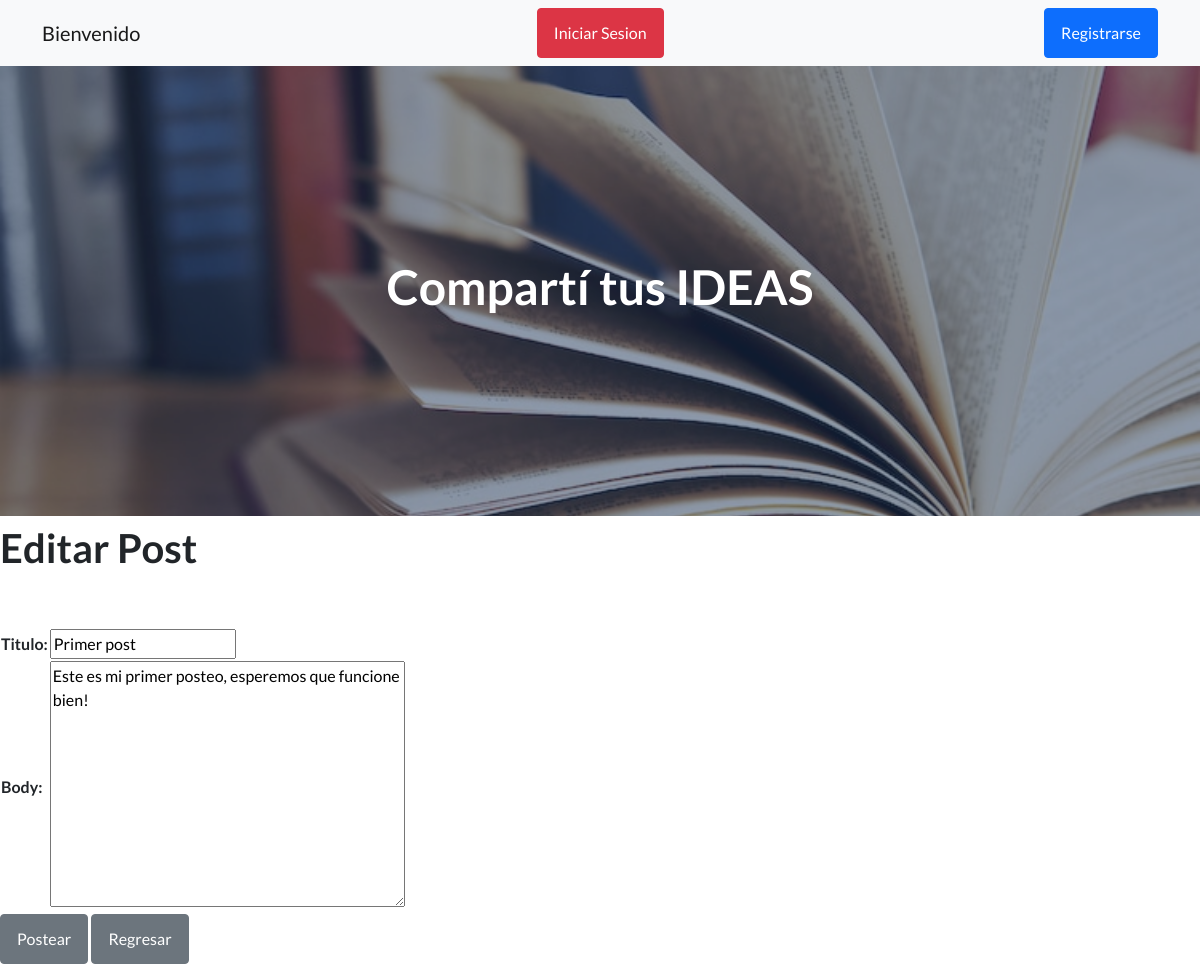
Page /app_biblioteca/article_detail/editar_post/1 on the committed database.
### app_biblioteca/models.py (models this page shows, shortened)
class Post(models.Model):
    titulo = models.CharField(max_length=255)
    autor = models.ForeignKey(User, on_delete=models.CASCADE)
    body = models.TextField()

### app_biblioteca/views.py (the view)
# urls.py: path('article_detail/editar_post/<int:pk>', editar_post.as_view(), name = 'editar_post'),
class editar_post(UpdateView):
    model = Post
    form_class = EditarForm
    template_name = 'app_biblioteca/editar_post.html'

### app_biblioteca/forms.py
class EditarForm(forms.ModelForm):
    class Meta:
        model = Post
        fields = ('titulo','body')
        widget = {
            'titulo': forms.TextInput(attrs={'class':'form-control'}),
            'autor': forms.Select(attrs={'class':'form-control'}),
            'body': forms.Textarea(attrs={'class':'form-control'}),
        }

### app_biblioteca/templates/app_biblioteca/editar_post.html (shortened to what this page needs)
{% extends 'app_biblioteca/inicio.html' %}
{% load static %}
{% block titulo %}
<h1>Compartí tus IDEAS</h1>
{% endblock %}
{% block contenido_que_cambia %}
<h1>Editar Post</h1>
<br></br>
<div class="form-group">
<table>
    <form method="POST">
        {{ form.as_table }}
    </table>
        <button class="btn btn-secondary">Postear</button>
        <a class="btn btn-secondary" href="{% url 'social' %}">Regresar</a>
</div>
{% endblock %}

### rows in the picture
Post: titulo "Primer post", body "Este es mi primer posteo, esperemos que funcione bien!"
